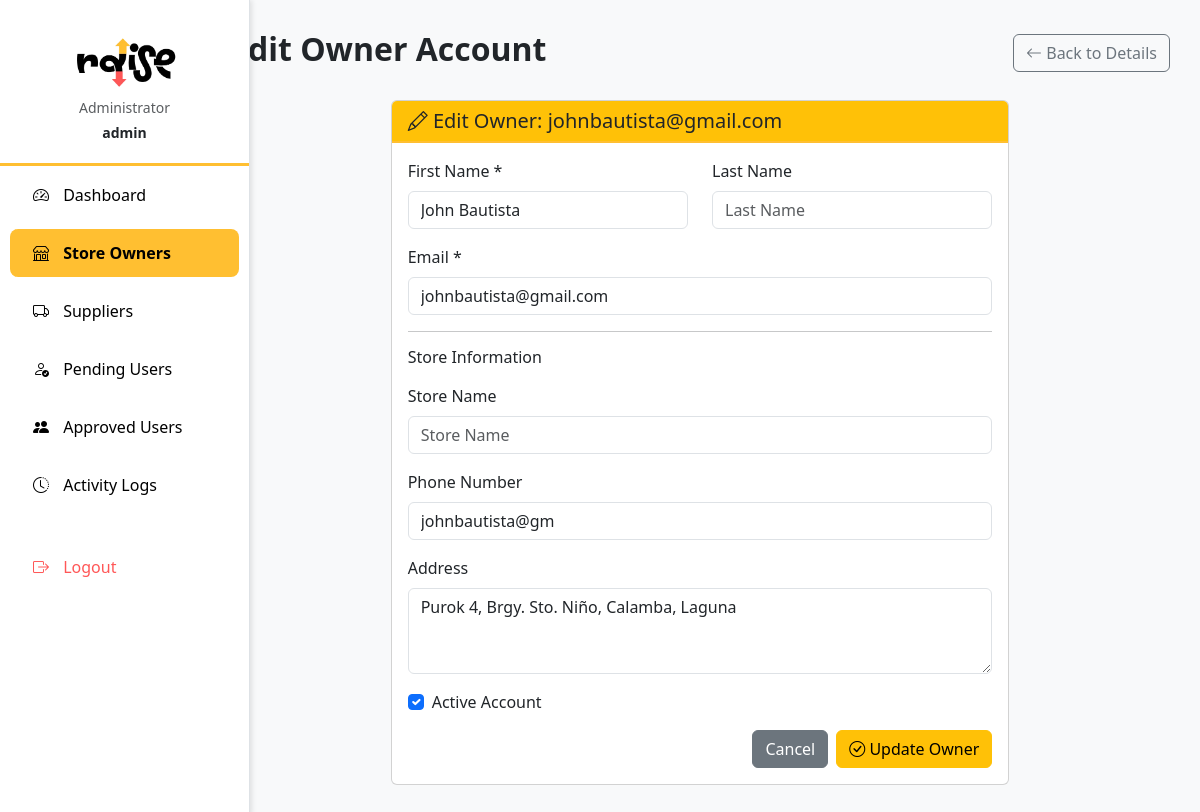
/sysadmin/owners/2/edit/ (signed in), run on the app's committed database.
### myapp/models.py (models this page shows, shortened)
class UserProfile(models.Model):
    ROLE_CHOICES = [
        ('supplier', 'Supplier'),
        ('owner', 'Rural Store Owner'),
        ('staff', 'Staff Member'),
    ]
    user = models.OneToOneField(User, on_delete=models.CASCADE, related_name='profile')
    role = models.CharField(max_length=20, choices=ROLE_CHOICES)
    phone = models.CharField(max_length=15, blank=True, null=True)
    address = models.TextField(blank=True, null=True)
    store_name = models.CharField(max_length=200, blank=True, null=True)
    owner = models.ForeignKey(User, on_delete=models.CASCADE, related_name='staff_members',
                             null=True, blank=True,
                             help_text="The business owner this staff member works for")
    is_active = models.BooleanField(default=True, help_text="Whether this user account is active")
    is_approved = models.BooleanField(default=False, help_text="Whether this user has been approved by admin")
    approved_by = models.ForeignKey(User, on_delete=models.SET_NULL, null=True, blank=True,
                                   related_name='approved_users', help_text="Admin who approved this user")
    approved_at = models.DateTimeField(null=True, blank=True, help_text="When this user was approved")
    rejection_reason = models.TextField(blank=True, null=True, help_text="Reason for rejection if applicable")
    created_at = models.DateTimeField(auto_now_add=True, null=True, blank=True)
    updated_at = models.DateTimeField(auto_now=True, null=True, blank=True)
    class Meta:
        ordering = ['-created_at']

### myapp/admin_views.py (the view)
    def wrapper(request, *args, **kwargs):
        if not request.user.is_authenticated:
            return redirect('login')
        if not request.user.is_superuser:
            messages.error(request, "Access denied. Admin account required.")
            return redirect('landing')
        return view_func(request, *args, **kwargs)

### myapp/admin_views.py (called while the page is built)
def admin_required(view_func):
    def wrapper(request, *args, **kwargs):
        if not request.user.is_authenticated:
            return redirect('login')
        if not request.user.is_superuser:
            messages.error(request, "Access denied. Admin account required.")
            return redirect('landing')
        return view_func(request, *args, **kwargs)
    return wrapper

@admin_required
def admin_owner_edit(request, user_id):
    owner = get_object_or_404(User, id=user_id, profile__role='owner')
    if request.method == 'POST':
        form = OwnerEditForm(request.POST, instance=owner)
        if form.is_valid():
            user = form.save()
            log_activity(
                request.user,
                'update',
                f'Updated owner account: {user.username}',
                request.META.get('REMOTE_ADDR')
            )
            messages.success(request, f'Owner account "{user.username}" updated successfully!')
            return redirect('admin_owner_detail', user_id=user.id)
    else:
        form = OwnerEditForm(instance=owner)
    context = {
        'form': form,
        'owner': owner,
    }
    return render(request, 'admin/owner_edit.html', context)

### myapp/context_processors.py (called while the page is built)
def notifications_context(request):
    if request.user.is_authenticated:
        return {
            'unread_notifications_count': get_unread_notification_count(request.user),
            'unread_messages_count': get_unread_message_count(request.user),
        }
    return {
        'unread_notifications_count': 0,
        'unread_messages_count': 0,
    }

### myapp/notifications.py (called while the page is built)
def get_unread_notification_count(user):
    return Notification.objects.filter(recipient=user, is_read=False).count()

def get_unread_message_count(user):
    return Message.objects.filter(recipient=user, is_read=False).count()

### myapp/templates/admin/owner_edit.html (shortened to what this page needs)
{% extends 'admin/base_new.html' %}
{% block content %}
<div class="d-flex justify-content-between align-items-center mb-4">
  <h2 class="fw-bold">Edit Owner Account</h2>
  <a href="{% url 'admin_owner_detail' owner.id %}" class="btn btn-outline-secondary">
    <i class="bi bi-arrow-left"></i> Back to Details
  </a>
</div>
<div class="row">
  <div class="col-md-8 mx-auto">
    <div class="card">
      <div class="card-header bg-warning">
        <h5 class="mb-0"><i class="bi bi-pencil"></i> Edit Owner: {{ owner.username }}</h5>
      </div>
      <div class="card-body">
        <form method="POST">
          <div class="row">
            <div class="col-md-6 mb-3">
              <label for="{{ form.first_name.id_for_label }}" class="form-label">First Name *</label>
              {{ form.first_name }}
            </div>
            <div class="col-md-6 mb-3">
              <label for="{{ form.last_name.id_for_label }}" class="form-label">Last Name</label>
              {{ form.last_name }}
            </div>
          </div>
          <div class="mb-3">
            <label for="{{ form.email.id_for_label }}" class="form-label">Email *</label>
            {{ form.email }}
          </div>
          <hr>
          <h6 class="mb-3">Store Information</h6>
          <div class="mb-3">
            <label for="{{ form.store_name.id_for_label }}" class="form-label">Store Name</label>
            {{ form.store_name }}
          </div>
          <div class="mb-3">
            <label for="{{ form.phone.id_for_label }}" class="form-label">Phone Number</label>
            {{ form.phone }}
          </div>
          <div class="mb-3">
            <label for="{{ form.address.id_for_label }}" class="form-label">Address</label>
            {{ form.address }}
          </div>
          <div class="mb-3">
            <div class="form-check">
              {{ form.is_active }}
              <label class="form-check-label" for="{{ form.is_active.id_for_label }}">
                Active Account
              </label>
            </div>
          </div>
          <div class="d-flex justify-content-end gap-2">
            <a href="{% url 'admin_owner_detail' owner.id %}" class="btn btn-secondary">Cancel</a>
            <button type="submit" class="btn btn-warning">
              <i class="bi bi-check-circle"></i> Update Owner
            </button>
          </div>
        </form>
      </div>
    </div>
  </div>
</div>
{% endblock %}

### myapp/templates/admin/base_new.html (shortened to what this page needs)
{% load static %}
<!DOCTYPE html>
<html lang="en">
<head>
  <link href="https://cdn.jsdelivr.net/npm/bootstrap@5.3.3/dist/css/bootstrap.min.css" rel="stylesheet">
  <link href="https://cdn.jsdelivr.net/npm/bootstrap-icons@1.11.3/font/bootstrap-icons.css" rel="stylesheet">
</head>
<body>
  <div class="container-fluid">
    <div class="row">
      <nav class="col-md-2 d-md-block sidebar p-0" id="sidebar">
        <div class="pt-3">
          <div class="logo-container">
            <img src="{% static 'img/raise_logo.png' %}" alt="Raise Logo" class="img-fluid mb-2">
            <p class="text-muted small mb-1">Administrator</p>
            <p class="text-dark small fw-bold mb-0">{{ request.user.username }}</p>
          </div>
          <ul class="nav flex-column">
            <li class="nav-item">
              <a class="nav-link {% if request.resolver_match.url_name == 'admin_dashboard' %}active{% endif %}" href="{% url 'admin_dashboard' %}">
                <i class="bi bi-speedometer2"></i> Dashboard
              </a>
            </li>
            <li class="nav-item">
              <a class="nav-link {% if 'owners' in request.path %}active{% endif %}" href="{% url 'admin_owners_list' %}">
                <i class="bi bi-shop"></i> Store Owners
              </a>
            </li>
            <li class="nav-item">
              <a class="nav-link {% if 'suppliers' in request.path %}active{% endif %}" href="{% url 'admin_suppliers_list' %}">
                <i class="bi bi-truck"></i> Suppliers
              </a>
            </li>
            <li class="nav-item">
              <a class="nav-link {% if 'pending-users' in request.path %}active{% endif %}" href="{% url 'admin_pending_users' %}">
                <i class="bi bi-person-check"></i> Pending Users
              </a>
            </li>
            <li class="nav-item">
              <a class="nav-link {% if 'approved-users' in request.path %}active{% endif %}" href="{% url 'admin_approved_users' %}">
                <i class="bi bi-people-fill"></i> Approved Users
              </a>
            </li>
            <li class="nav-item">
              <a class="nav-link {% if 'logs' in request.path %}active{% endif %}" href="{% url 'admin_activity_logs' %}">
                <i class="bi bi-clock-history"></i> Activity Logs
              </a>
            </li>
            <li class="nav-item mt-4">
              <a class="nav-link text-danger" href="{% url 'logout' %}">
                <i class="bi bi-box-arrow-right"></i> Logout
              </a>
            </li>
          </ul>
        </div>
      </nav>
      <main class="col-md-10 ms-sm-auto main-content">
        {% block content %}{% endblock %}
      </main>
    </div>
  </div>
</body>
</html>

### data on the page
UserProfile: phone "johnbautista@gm", address "Purok 4, Brgy. Sto. Niño, Calamba, Laguna"

### other printed values
{{ request.user.username }} "admin"
{{ owner.username }} "johnbautista@gmail.com"
